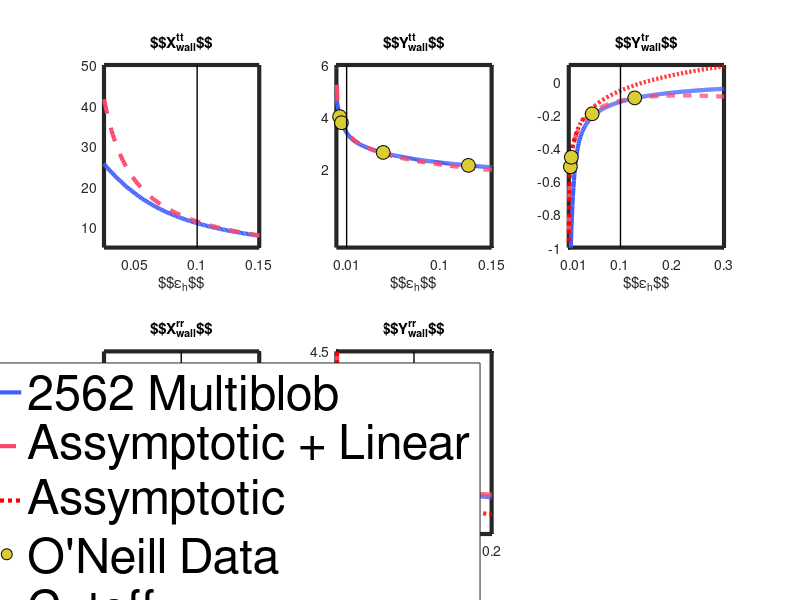

MATLAB code for this plot:
R2 = dlmread('mob_scalars_wall_MB_2562.txt');
Rmbw = dlmread('res_scalars_wall_MB.txt');
Rmbw = flipud(Rmbw);
h = R2(:,1);

Ri2 = 0*R2;
Ri2_clip = 0*R2;
M2_clip = 0*R2;

norm_cut = 0*h;

 first_h = 1;

for j = 1:length(h)
 
 %%%%%%%%%%%%%
 
Xa = R2(j,2);
Ya = R2(j,3);
Yb = R2(j,4);
Xc = R2(j,5);
Yc = R2(j,6);

denom = Ya*Yc - Yb*Yb;
RXa = 1.0/Xa;
RYa = Yc/denom;
RYb = -Yb/denom;
RXc = 1.0/Xc;
RYc = Ya/denom; 

Ri2(j,:) = [h(j) RXa RYa RYb RXc RYc];

Rsup2 = [(RYa), 0, 0, 0, RYb, 0;
	 0, (RYa), 0, -RYb, 0, 0;
	 0, 0, (RXa), 0, 0, 0;
	 0, -RYb, 0, RYc, 0, 0;
	 RYb, 0, 0, 0, RYc, 0;
	 0, 0, 0, 0, 0, RXc]; 
 %%%%%%%%%%%%%
 
mbXa = interp1(Rmbw(:,1), Rmbw(:,2), h(j), 'pchip'); 
mbYa = interp1(Rmbw(:,1), Rmbw(:,3), h(j), 'pchip'); 
mbYb = interp1(Rmbw(:,1), Rmbw(:,4), h(j), 'pchip'); 
mbXc = interp1(Rmbw(:,1), Rmbw(:,5), h(j), 'pchip'); 
mbYc = interp1(Rmbw(:,1), Rmbw(:,6), h(j), 'pchip'); 

Rmb = [(mbYa), 0, 0, 0, mbYb, 0;
	 0, (mbYa), 0, -mbYb, 0, 0;
	 0, 0, (mbXa), 0, 0, 0;
	 0, -mbYb, 0, mbYc, 0, 0;
	 mbYb, 0, 0, 0, mbYc, 0;
	 0, 0, 0, 0, 0, mbXc];
 

 Re2 = Rsup2-Rmb;
 [V,S] = eig(Re2);
 S(S<=1e-10) = 1e-10;
 Delta_clip = V*S*V';
 Re2_clip = Delta_clip+Rmb;
 
 
 Xa = Re2_clip(3,3);
 Ya = Re2_clip(1,1);
 Yb = Re2_clip(1,5);
 Xc = Re2_clip(6,6);
 Yc = Re2_clip(5,5);
 
 denom = Ya*Yc - Yb*Yb;
 RXa = 1.0/Xa;
 RYa = Yc/denom;
 RYb = -Yb/denom;
 RXc = 1.0/Xc;
 RYc = Ya/denom; 
 
 Ri2_clip(j,:) = [h(j) Xa Ya Yb Xc Yc];
 M2_clip(j,:) = [h(j) RXa RYa RYb RXc RYc];
 
 norm_cut(j) = norm(Re2_clip-Rsup2);
 
 
end


epsilon = h-1;

% Xa_asym = 1.0./epsilon - (1.0/5.0)*log(epsilon) + 0.971280;
% Ya_asym = -(8.0/15.0)*log(epsilon) + 0.9588;
% Yb_asym = -(-(1.0/10.0)*log(epsilon)-0.1895) - 0.4576*epsilon;
% Yb_asym = Yb_asym*4./3.;
% Xc_asym = 1.2020569 - 3.0*(pi*pi/6.0-1.0)*epsilon;
% Xc_asym = Xc_asym*4./3.;
% Yc_asym = -2.0/5.0*log(epsilon) + 0.3817 + 1.4578*epsilon;
% Yc_asym = Yc_asym*4./3.;


Xa_asym = 1.0./epsilon - (1.0/5.0)*log(epsilon) + 0.971280;
Ya_asym = -(8.0/15.0)*log(epsilon) + 0.9588;
Yb_asym = -(-(1.0/10.0)*log(epsilon)-0.1895) - 0.4576*epsilon;
Yb_asym = Yb_asym*4./3.;
Xc_asym = 1.2020569 - 3.0*(pi*pi/6.0-1.0)*epsilon;
Xc_asym = Xc_asym*4./3.;
Yc_asym = -2.0/5.0*log(epsilon) + 0.3817 + 1.4578*epsilon;
Yc_asym = Yc_asym*4./3.;

Yb_asym_old = -(-(1.0/10.0)*log(epsilon)-0.1895);
Yb_asym_old = Yb_asym_old*4./3.;

Yc_asym_old = -2.0/5.0*log(epsilon) + 0.3817;
Yc_asym_old = Yc_asym_old*4./3.;

Oneil_hoa = [1.003202 1.005004 1.0453 1.1276];
% table 1
Oneil_TF = -[-4.0223 -3.7863 -2.6475 -2.1514];
Oneil_TT = -(4./3.)*[3.8494e-1 3.4187e-1 1.4552e-1 7.3718e-2]; 
%multiply by (4/3) to match our version which is normalized by 6*piinstead
%of 8*pi as was done in the paper

% table 2
Oneil_RF = -[5.1326e-1 4.5582e-1 1.9403e-1 9.8291e-2];
Oneil_RT = -(4./3.)*[-2.6793 -2.5056 -1.6996 -1.3877];

asym_co = [h Xa_asym Ya_asym Yb_asym Xc_asym Yc_asym];


 figure(1)
 
 clf
 cols = lines(7);
 for i = 2:6
     subplot(2,3,i-1)
     plot(Ri2_clip(:,1)-1,Ri2_clip(:,i),'color',[63 94 251]./255,'linewidth',3) %cols(i,:)
     hold all
%      plot(Ri2(:,1),Ri2(:,i),':','color',cols(i,:))
%      hold all
     plot(asym_co(:,1)-1,asym_co(:,i),'--','color',[252,70,107]./255,'linewidth',3)
     if i == 4
        plot(asym_co(:,1)-1,Yb_asym_old,':','color',[252,0,0]./255,'linewidth',3) 
     end
     if i == 6
        plot(asym_co(:,1)-1,Yc_asym_old,':','color',[252,0,0]./255,'linewidth',3)  
     end
     set(gca,'linewidth',3)
     mks = 10;
     switch i
         case 2
             title('$$X^{tt}_{wall}$$')
             xlim([1.025 1.15]-1)
             ylim([5 50])
             xticks([1.01 1.05 1.1 1.15]-1)
             %yticks([0 25 50])
             xlabel('$$\epsilon_h$$')
             hold all
             cutt = 0.1;
             plot([cutt cutt],get(gca,'ylim'),'k-','linewidth',1)
         case 3
             title('$$Y^{tt}_{wall}$$')
             plot(Oneil_hoa-1,Oneil_TF,'o','markersize',mks,'color',0.0*[0.86 0.8 0.2],'markerfacecolor',[0.86 0.8 0.2])
             xlim([1.0001 1.15]-1)
             xticks([1.01 1.1 1.15]-1)
             yticks([2 4 6])
             xlabel('$$\epsilon_h$$')
             hold all
             cutt = 0.01;
             plot([cutt cutt],get(gca,'ylim'),'k-','linewidth',1)
         case 4
             title('$$Y^{tr}_{wall}$$')
             plot(Oneil_hoa-1,Oneil_TT,'o','markersize',mks,'color',0.0*[0.86 0.8 0.2],'markerfacecolor',[0.86 0.8 0.2])
             xlim([1.0001 1.3]-1)
             ylim([-1 0.1])
             xticks([1.01 1.1 1.2 1.3]-1)
             xlabel('$$\epsilon_h$$')
             hold all
             cutt = 0.1;
             plot([cutt cutt],get(gca,'ylim'),'k-','linewidth',1)
         case 5
             title('$$X^{rr}_{wall}$$')
             xlim([1.0001 1.02]-1)
             xticks([1.001 1.01 1.02]-1)
             yticks([1.55 1.575 1.6])
             xlabel('$$\epsilon_h$$')
             hold all
             cutt = 0.01;
             plot([cutt cutt],get(gca,'ylim'),'k-','linewidth',1)
         case 6
             title('$$Y^{rr}_{wall}$$')
             plot(Oneil_hoa-1,Oneil_RT,'o','markersize',mks,'color',0.0*[0.86 0.8 0.2],'markerfacecolor',[0.86 0.8 0.2])
             xlim([1.0001 1.2]-1)
             xticks([1.01 1.1 1.2 1.3]-1)
             %yticks([2 4 6])
             ylim([1 4.5])
             xlabel('$$\epsilon_h$$')
             hold all
             cutt = 0.1;
             plot([cutt cutt],get(gca,'ylim'),'k-','linewidth',1)
             leg = legend('2562 Multiblob','Assymptotic + Linear','Assymptotic','O''Neill Data','Cutoff')
             set(leg,'fontsize',35)
     end
 end
 
 print('-depsc','/home/bs162/GIT_Directories/GIT_papers/Papers/Lubrication/figures/wall_mobility_coefs.eps','-r300')
 
%  figure(2)
%  plot(h,norm_cut)
 
%  figure(2)
%  clf
%  for i = 2:6
%      semilogy(h,abs(Ri2_clip(:,i)-Ri2(:,i))./abs(Ri2(:,i)),'color',cols(i-1,:))
%      hold all
%  end
%  
%  figure(3)
%  clf
%  for i = 2:6
%      semilogy(h,abs(M2_clip(:,i)-R2(:,i))./abs(R2(:,i)),'color',cols(i-1,:))
%      hold all
%  end

% dlmwrite('mob_scalars_wall_MB_2562_eig_thresh.txt',M2_clip,'delimiter','\t','precision',12)
 